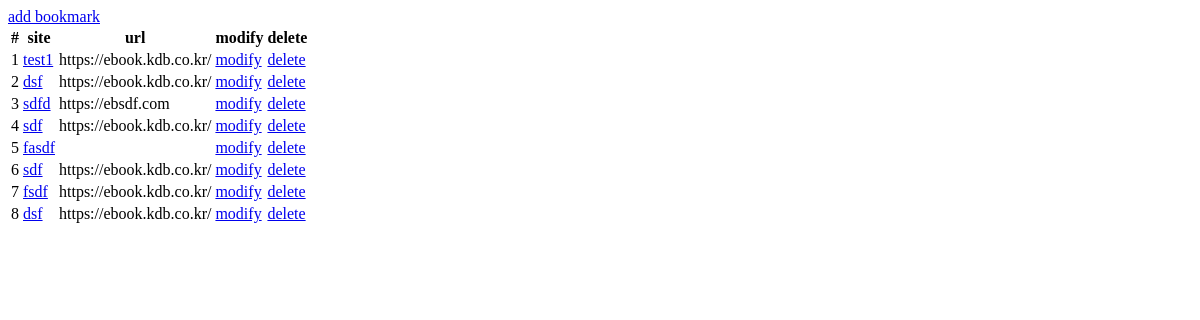
Page /bookmark on the earlier database version.
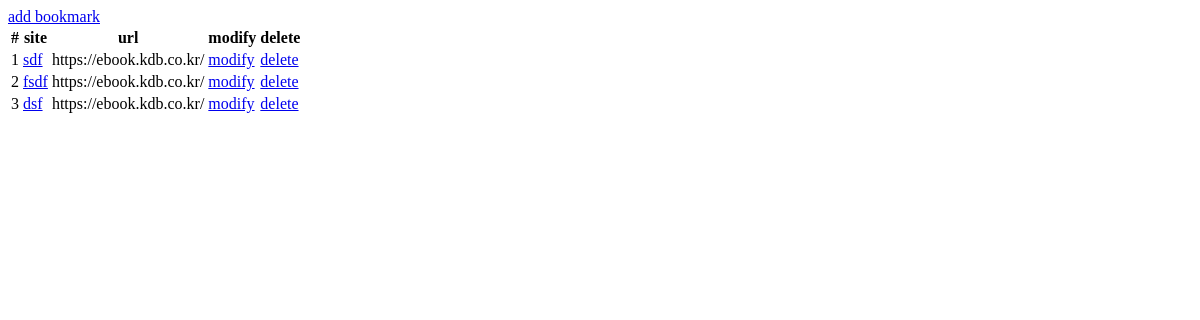
Same page on the later database version.
### bookmark/models.py (models this page shows, shortened)
class Bookmark(models.Model):
    site_name = models.CharField(max_length=100 ,verbose_name="질문")
    url = models.URLField('Site url')

### bookmark/views.py (the view)
# urls.py: path('',views.BookMarkListView.as_view(),name ="list"),
class BookMarkListView(ListView):
    model = Bookmark

### templates/bookmark/bookmark_list.html (shortened to what this page needs)
<!DOCTYPE html>
<html lang="en">
<head>
</head>
<body>
<div>
    <a href="{% url 'add' %}" class="btn btn-info">add bookmark</a>
</div>
<table>
        <tr>
            <th>#</th>
            <th>site</th>
            <th>url</th>
            <th>modify</th>
            <th>delete</th>
        </tr>
    {% for bookmark in object_list %}
        <tr>
            <td> {{ forloop.counter }}</td>
            <td><a href="{% url 'detail' pk=bookmark.id %}">{{ bookmark.site_name }}</a></td>
            <td>{{ bookmark.url }}</td>
            <td><a href="{% url 'update' pk=bookmark.id %}">modify</a></td>
            <td><a href="{% url 'delete' pk=bookmark.id %}">delete</a></td>
        </tr>
    {% endfor %}
</table>
</body>
</html>

Differences in the rows shown:
removed Bookmark: site_name "test1", url "https://ebook.kdb.co.kr/"
removed Bookmark: site_name "dsf", url "https://ebook.kdb.co.kr/"
removed Bookmark: site_name "sdfd", url "https://ebsdf.com"
removed Bookmark: site_name "sdf", url "https://ebook.kdb.co.kr/"
removed Bookmark: site_name "fasdf"
